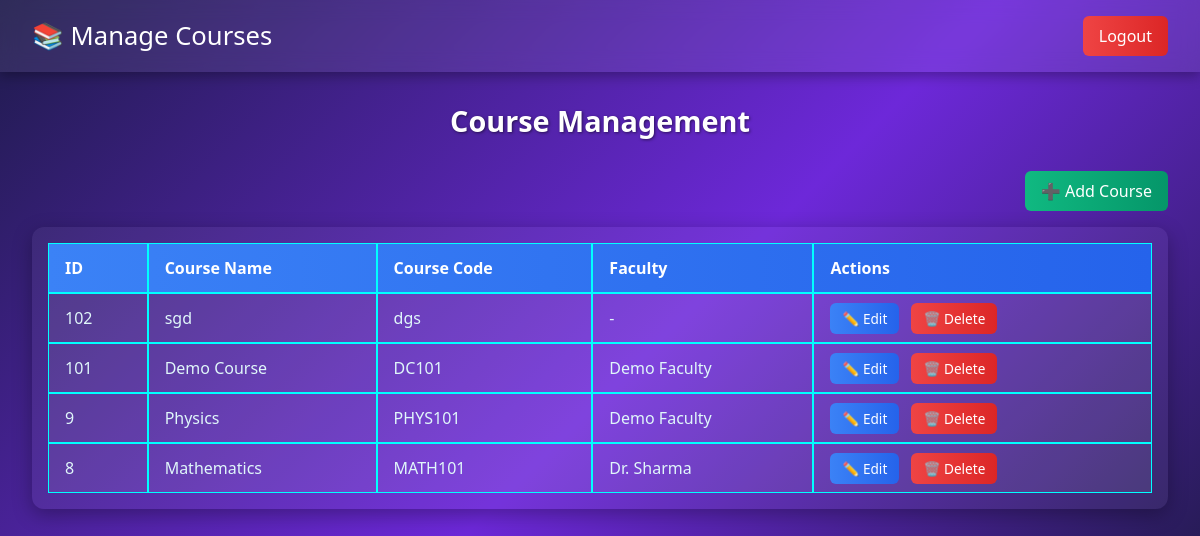
Page /admin/manage_courses.php (signed in) on the committed database.
### tables this page shows
CREATE TABLE `courses` (
  `course_id` int(11) NOT NULL,
  `course_name` varchar(200) DEFAULT NULL,
  `course_code` text DEFAULT NULL,
  `description` int(255) NOT NULL,
  `faculty_id` int(11) DEFAULT NULL
);

CREATE TABLE `users` (
  `id` int(11) NOT NULL,
  `name` varchar(100) DEFAULT NULL,
  `email` varchar(100) DEFAULT NULL,
  `password` varchar(255) DEFAULT NULL,
  `role` enum('admin','faculty','student') DEFAULT 'student',
  `created_at` timestamp NOT NULL DEFAULT current_timestamp(),
  `status` enum('pending','approved','rejected') DEFAULT 'pending'
);

### admin/manage_courses.php (the view, shortened to what this page needs)
<?php
include '../config/db.php';
$stmt = $conn->prepare("
    SELECT courses.*, users.name as faculty_name
    FROM courses
    LEFT JOIN users ON courses.faculty_id = users.id
    ORDER BY courses.course_id DESC
");
$stmt->execute();
$courses = $stmt->fetchAll(PDO::FETCH_ASSOC);
?>
<!DOCTYPE html>
<html lang="en">
<head>
<link href="https://cdn.jsdelivr.net/npm/bootstrap@5.3.1/dist/css/bootstrap.min.css" rel="stylesheet">
</head>
<body>
<header>
  <h1>📚 Manage Courses</h1>
  <a href="../auth/logout.php" class="logout-btn">Logout</a>
</header>
<div class="container">
  <h2 class="page-title">Course Management</h2>
  <div class="action-bar">
    <a href="add_course.php" class="add-btn">➕ Add Course</a>
  </div>
  <div class="table-wrapper">
    <table>
      <thead>
        <tr>
          <th>ID</th>
          <th>Course Name</th>
          <th>Course Code</th>
          <th>Faculty</th>
          <th>Actions</th>
        </tr>
      </thead>
      <tbody>
        <?php if(count($courses) > 0): ?>
          <?php foreach($courses as $course): ?>
            <tr>
              <td><?= $course['course_id'] ?></td>
              <td><?= htmlspecialchars($course['course_name']) ?></td>
              <td><?= htmlspecialchars($course['course_code']) ?></td>
              <td><?= htmlspecialchars($course['faculty_name'] ?? '-') ?></td>
              <td class="actions">
                <a href="edit_course.php?id=<?= $course['course_id'] ?>" class="edit">✏️ Edit</a>
                <a href="delete_course.php?id=<?= $course['course_id'] ?>" class="delete" onclick="return confirm('Are you sure you want to delete this course?')">🗑️ Delete</a>
              </td>
            </tr>
          <?php endforeach; ?>
        <?php else: ?>
          <tr><td colspan="5" class="no-data">No courses found.</td></tr>
        <?php endif; ?>
      </tbody>
    </table>
  </div>
</div>
</body>
</html>

### admin/manage_courses.php (style rules this page uses)
body { font-family: "Segoe UI", sans-serif; min-height: 100vh; margin: 0; background: linear-gradient(135deg, #1e1b4b, #6d28d9, #0f172a); color: #fff; }
header { background: rgba(255,255,255,0.08); backdrop-filter: blur(10px); padding: 1rem 2rem; display: flex; justify-content: space-between; align-items: center; box-shadow: 0 4px 12px rgba(0,0,0,0.3); }
header h1 { margin: 0; font-size: 1.6rem; }
.logout-btn { background: linear-gradient(90deg, #ef4444, #dc2626); border: none; padding: 8px 16px; border-radius: 6px; color: #fff; text-decoration: none; font-weight: 500; }
.container { padding: 2rem; max-width: 1200px; margin: 0 auto; }
.page-title { text-align: center; margin-bottom: 2rem; font-size: 1.8rem; font-weight: 600; text-shadow: 1px 1px 3px rgba(0,0,0,0.5); }
.action-bar { display: flex; justify-content: flex-end; margin-bottom: 1rem; }
.add-btn { background: linear-gradient(90deg, #10b981, #059669); border: none; padding: 8px 16px; border-radius: 6px; color: #fff; text-decoration: none; font-weight: 500; }
.table-wrapper { background: rgba(255,255,255,0.05); padding: 1rem; border-radius: 12px; box-shadow: 0 6px 20px rgba(0,0,0,0.3); overflow-x: auto; }
table { width: 100%; border-collapse: separate; border-spacing: 0; color: #fff; min-width: 600px; }
thead { background: linear-gradient(90deg, #3b82f6, #2563eb); color: #fff; }
th, td { padding: 12px 16px; text-align: left; border: 1px solid #00ffff; }
td { color: #e0f7fa; font-weight: 500; }
tbody tr { background: rgba(255,255,255,0.08); transition: 0.3s; }
.actions a { margin-right: 8px; text-decoration: none; padding: 6px 12px; border-radius: 6px; font-size: 0.85rem; font-weight: 500; transition: 0.3s; }
.edit { background: linear-gradient(90deg, #3b82f6, #2563eb); color: #fff; }
.delete { background: linear-gradient(90deg, #ef4444, #dc2626); color: #fff; }

### rows in the picture
courses: course_id "102", course_name "sgd", course_code "dgs", faculty_name "-"
courses: course_id "101", course_name "Demo Course", course_code "DC101", faculty.name "Demo Faculty"
courses: course_id "9", course_name "Physics", course_code "PHYS101", faculty.name "Demo Faculty"
courses: course_id "8", course_name "Mathematics", course_code "MATH101", faculty.name "Dr. Sharma"
